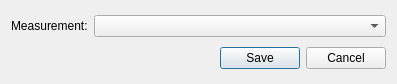
<?xml version="1.0" encoding="UTF-8"?>
<ui version="4.0">
 <class>exportDialog</class>
 <widget class="QDialog" name="exportDialog">
  <property name="geometry">
   <rect>
    <x>0</x>
    <y>0</y>
    <width>397</width>
    <height>84</height>
   </rect>
  </property>
  <property name="windowTitle">
   <string>Export</string>
  </property>
  <layout class="QGridLayout" name="gridLayout" columnstretch="0,1">
   <item row="0" column="0">
    <widget class="QLabel" name="measurementLabel">
     <property name="text">
      <string>Measurement:</string>
     </property>
    </widget>
   </item>
   <item row="0" column="1">
    <widget class="QComboBox" name="measurementSelector"/>
   </item>
   <item row="1" column="0" colspan="2">
    <widget class="QDialogButtonBox" name="buttonBox">
     <property name="orientation">
      <enum>Qt::Horizontal</enum>
     </property>
     <property name="standardButtons">
      <set>QDialogButtonBox::Cancel|QDialogButtonBox::Save</set>
     </property>
    </widget>
   </item>
  </layout>
 </widget>
 <resources/>
 <connections>
  <connection>
   <sender>buttonBox</sender>
   <signal>accepted()</signal>
   <receiver>exportDialog</receiver>
   <slot>accept()</slot>
   <hints>
    <hint type="sourcelabel">
     <x>248</x>
     <y>254</y>
    </hint>
    <hint type="destinationlabel">
     <x>157</x>
     <y>274</y>
    </hint>
   </hints>
  </connection>
  <connection>
   <sender>buttonBox</sender>
   <signal>rejected()</signal>
   <receiver>exportDialog</receiver>
   <slot>reject()</slot>
   <hints>
    <hint type="sourcelabel">
     <x>316</x>
     <y>260</y>
    </hint>
    <hint type="destinationlabel">
     <x>286</x>
     <y>274</y>
    </hint>
   </hints>
  </connection>
 </connections>
</ui>
